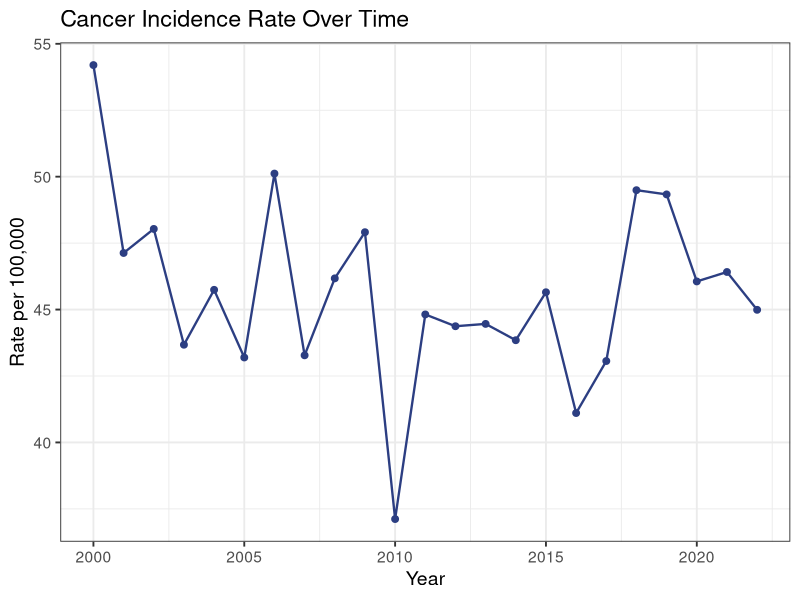

Generate this figure with R:
## ---- chunk 1
#| label: setup
#| include: false

library(dplyr)
library(ggplot2)
library(readr)
## ---- chunk 2
#| label: create-data
#| echo: true

set.seed(42)
years <- 2000:2022

# Simulate population (growing ~1% per year)
population <- round(500000 * 1.01^(years - 2000))

# Simulate true rate per 100,000 with a joinpoint around 2010
true_rate <- ifelse(
  years <= 2010,
  50 * exp(-0.02 * (years - 2000)),   # declining trend 2000–2010
  50 * exp(-0.02 * 10) * exp(0.01 * (years - 2010))  # rising trend 2010–2022
)

# Simulate observed counts (Poisson)
counts <- rpois(length(years), lambda = true_rate * population / 1e5)

cancer_data <- tibble(
  year       = years,
  population = population,
  count      = counts,
  rate       = count / population * 1e5
)

head(cancer_data)
## ---- chunk 3
#| label: fig-raw-rates
#| fig-cap: "Simulated cancer incidence rates per 100,000 (2000–2022)"
#| echo: false

ggplot(cancer_data, aes(x = year, y = rate)) +
  geom_point(size = 2, color = "#2C3E82") +
  geom_line(color = "#2C3E82", linewidth = 0.8) +
  labs(
    x = "Year",
    y = "Rate per 100,000",
    title = "Cancer Incidence Rate Over Time"
  ) +
  theme_bw(base_size = 14)
## ---- chunk 4
#| label: fit-model
#| echo: true

# Fit Poisson regression: count ~ year, with log(population) offset
poisson_model <- glm(
  count ~ year,
  data   = cancer_data,
  family = poisson(link = "log"),
  offset = log(population)
)

summary(poisson_model)
## ---- chunk 5
#| label: extract-se
#| echo: true

# Predicted log-rate and its standard error from the model
pred <- predict(poisson_model, type = "link", se.fit = TRUE)

cancer_data <- cancer_data |>
  mutate(
    fitted_log_rate = pred$fit,
    se_log_rate     = pred$se.fit,
    fitted_rate     = exp(fitted_log_rate) * 1e5,
    # SE of the rate on the original scale (delta method)
    se_rate         = fitted_rate * se_log_rate
  )

cancer_data |>
  select(year, count, population, rate, fitted_rate, se_rate) |>
  head(8)
## ---- chunk 6
#| label: export-joinpoint
#| echo: true

joinpoint_export <- cancer_data |>
  select(
    Year       = year,
    Rate       = fitted_rate,  # model-smoothed rate per 100,000
    SE         = se_rate,      # SE from fitted model (delta method)
    Count      = count,
    Population = population
  )

# Write tab-delimited file (Joinpoint default format)
write_tsv(joinpoint_export, "joinpoint_input.txt")

head(joinpoint_export, 5)
